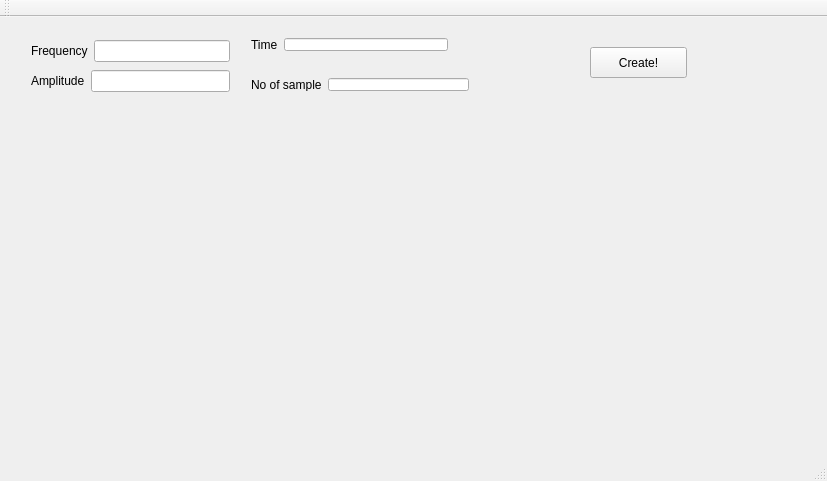
<?xml version="1.0" encoding="UTF-8"?>
<ui version="4.0">
 <class>MainWindow</class>
 <widget class="QMainWindow" name="MainWindow">
  <property name="geometry">
   <rect>
    <x>0</x>
    <y>0</y>
    <width>827</width>
    <height>481</height>
   </rect>
  </property>
  <property name="windowTitle">
   <string>MainWindow</string>
  </property>
  <widget class="QWidget" name="centralWidget">
   <widget class="QPushButton" name="pushButton">
    <property name="geometry">
     <rect>
      <x>590</x>
      <y>30</y>
      <width>97</width>
      <height>31</height>
     </rect>
    </property>
    <property name="text">
     <string>Create!</string>
    </property>
   </widget>
   <widget class="QLabel" name="drawlabel">
    <property name="geometry">
     <rect>
      <x>20</x>
      <y>100</y>
      <width>771</width>
      <height>321</height>
     </rect>
    </property>
    <property name="text">
     <string/>
    </property>
   </widget>
   <widget class="QWidget" name="layoutWidget">
    <property name="geometry">
     <rect>
      <x>20</x>
      <y>10</y>
      <width>221</width>
      <height>78</height>
     </rect>
    </property>
    <layout class="QVBoxLayout" name="verticalLayout">
     <item>
      <layout class="QHBoxLayout" name="horizontalLayout_2">
       <item>
        <widget class="QLabel" name="label_2">
         <property name="text">
          <string>Frequency</string>
         </property>
        </widget>
       </item>
       <item>
        <widget class="QLineEdit" name="lineEdit"/>
       </item>
      </layout>
     </item>
     <item>
      <layout class="QHBoxLayout" name="horizontalLayout">
       <item>
        <widget class="QLabel" name="label">
         <property name="text">
          <string>Amplitude</string>
         </property>
        </widget>
       </item>
       <item>
        <widget class="QLineEdit" name="lineEdit_2"/>
       </item>
      </layout>
     </item>
    </layout>
   </widget>
   <widget class="QWidget" name="">
    <property name="geometry">
     <rect>
      <x>240</x>
      <y>10</y>
      <width>219</width>
      <height>35</height>
     </rect>
    </property>
    <layout class="QHBoxLayout" name="horizontalLayout_3">
     <item>
      <widget class="QLabel" name="label_3">
       <property name="text">
        <string>Time</string>
       </property>
      </widget>
     </item>
     <item>
      <widget class="QLineEdit" name="lineEdit_3"/>
     </item>
    </layout>
   </widget>
   <widget class="QWidget" name="">
    <property name="geometry">
     <rect>
      <x>240</x>
      <y>50</y>
      <width>240</width>
      <height>35</height>
     </rect>
    </property>
    <layout class="QHBoxLayout" name="horizontalLayout_4">
     <item>
      <widget class="QLabel" name="label_4">
       <property name="text">
        <string>No of sample</string>
       </property>
      </widget>
     </item>
     <item>
      <widget class="QLineEdit" name="lineEdit_4"/>
     </item>
    </layout>
   </widget>
  </widget>
  <widget class="QToolBar" name="mainToolBar">
   <attribute name="toolBarArea">
    <enum>TopToolBarArea</enum>
   </attribute>
   <attribute name="toolBarBreak">
    <bool>false</bool>
   </attribute>
  </widget>
  <widget class="QStatusBar" name="statusBar"/>
 </widget>
 <layoutdefault spacing="6" margin="11"/>
 <resources/>
 <connections/>
</ui>
